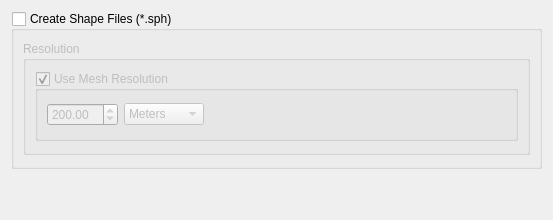
        <widget class="QWidget" name="shapeFilesPage">
         <layout class="QVBoxLayout" name="verticalLayout_35" stretch="0,1">
          <item>
           <widget class="QGroupBox" name="shapeFilesGroupBox">
            <property name="sizePolicy">
             <sizepolicy hsizetype="Expanding" vsizetype="Fixed">
              <horstretch>0</horstretch>
              <verstretch>0</verstretch>
             </sizepolicy>
            </property>
            <property name="minimumSize">
             <size>
              <width>0</width>
              <height>158</height>
             </size>
            </property>
            <property name="title">
             <string>Create Shape Files (*.sph)</string>
            </property>
            <property name="checkable">
             <bool>true</bool>
            </property>
            <property name="checked">
             <bool>false</bool>
            </property>
            <layout class="QVBoxLayout" name="verticalLayout_30">
             <item>
              <widget class="QGroupBox" name="shapeFilesResolutionGroupBox">
               <property name="sizePolicy">
                <sizepolicy hsizetype="Expanding" vsizetype="Fixed">
                 <horstretch>0</horstretch>
                 <verstretch>0</verstretch>
                </sizepolicy>
               </property>
               <property name="minimumSize">
                <size>
                 <width>0</width>
                 <height>114</height>
                </size>
               </property>
               <property name="title">
                <string>Resolution</string>
               </property>
               <layout class="QVBoxLayout" name="verticalLayout_39">
                <item>
                 <widget class="QGroupBox" name="shapeFilesMeshResolutionGroupBox">
                  <property name="sizePolicy">
                   <sizepolicy hsizetype="Expanding" vsizetype="Fixed">
                    <horstretch>0</horstretch>
                    <verstretch>0</verstretch>
                   </sizepolicy>
                  </property>
                  <property name="minimumSize">
                   <size>
                    <width>0</width>
                    <height>70</height>
                   </size>
                  </property>
                  <property name="title">
                   <string>Use Mesh Resolution</string>
                  </property>
                  <property name="checkable">
                   <bool>true</bool>
                  </property>
                  <layout class="QHBoxLayout" name="horizontalLayout_20">
                   <item>
                    <widget class="QDoubleSpinBox" name="shapeFilesMeshResolutionSpinBox">
                     <property name="enabled">
                      <bool>false</bool>
                     </property>
                     <property name="maximum">
                      <double>5000.000000000000000</double>
                     </property>
                     <property name="value">
                      <double>200.000000000000000</double>
                     </property>
                    </widget>
                   </item>
                   <item>
                    <widget class="QComboBox" name="shapeFilesMeshResolutionComboBox">
                     <property name="enabled">
                      <bool>false</bool>
                     </property>
                     <property name="sizePolicy">
                      <sizepolicy hsizetype="MinimumExpanding" vsizetype="Fixed">
                       <horstretch>0</horstretch>
                       <verstretch>0</verstretch>
                      </sizepolicy>
                     </property>
                     <property name="minimumSize">
                      <size>
                       <width>80</width>
                       <height>0</height>
                      </size>
                     </property>
                     <property name="maximumSize">
                      <size>
                       <width>80</width>
                       <height>16777215</height>
                      </size>
                     </property>
                     <item>
                      <property name="text">
                       <string>Meters</string>
                      </property>
                     </item>
                     <item>
                      <property name="text">
                       <string>Feet</string>
                      </property>
                     </item>
                    </widget>
                   </item>
                   <item>
                    <spacer name="shapeFilesMeshResolutionSpacer">
                     <property name="orientation">
                      <enum>Qt::Orientation::Horizontal</enum>
                     </property>
                     <property name="sizeHint" stdset="0">
                      <size>
                       <width>302</width>
                       <height>20</height>
                      </size>
                     </property>
                    </spacer>
                   </item>
                  </layout>
                 </widget>
                </item>
               </layout>
              </widget>
             </item>
            </layout>
           </widget>
          </item>
          <item>
           <spacer name="shapeFilesPageSpacer">
            <property name="orientation">
             <enum>Qt::Orientation::Vertical</enum>
            </property>
            <property name="sizeHint" stdset="0">
             <size>
              <width>20</width>
              <height>40</height>
             </size>
            </property>
           </spacer>
          </item>
         </layout>
        </widget>
